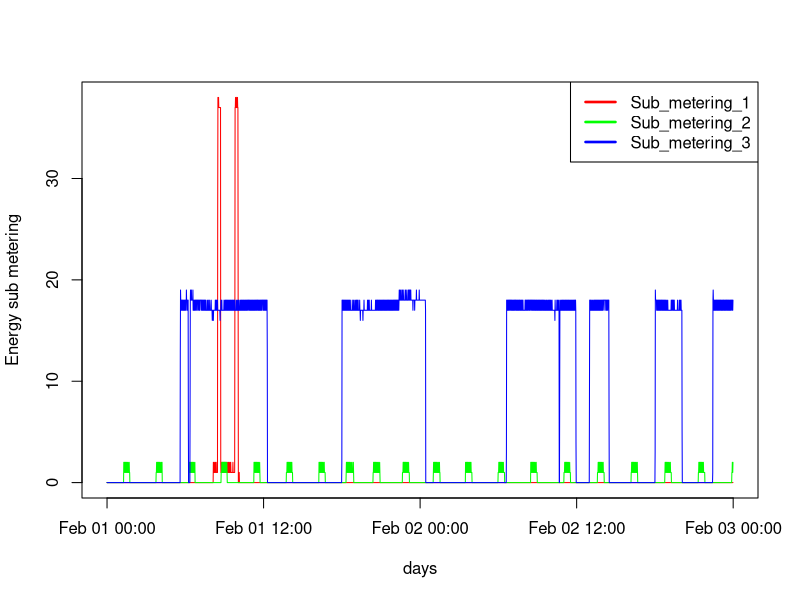

The R script that drew this image:
## I have already filtered the necesary data for two days
## days in spanish . . . sorry 

pc <- read.csv("household_power_consumption.csv", header=TRUE, sep=";", na.string="?", colClasses=c("character", "character", "numeric", "numeric", "numeric", "numeric", "numeric", "numeric", "numeric"))
pc <- within(pc, { timestamp=paste(format(as.Date(Date,format("%d/%m/%Y")),"%Y-%m-%d"),"T",Time, sep="") })
plot(strptime(pc$timestamp, "%Y-%m-%dT%H:%M:%S"),pc$Sub_metering_1, ylab="Energy sub metering", type="l", col='red', xlab="days")
lines(strptime(pc$timestamp, "%Y-%m-%dT%H:%M:%S"),pc$Sub_metering_2, col='green')
lines(strptime(pc$timestamp, "%Y-%m-%dT%H:%M:%S"),pc$Sub_metering_3, col='blue')
legend("topright",c("Sub_metering_1","Sub_metering_2", "Sub_metering_3"),lty=c(1,1,1),lwd=c(2.5,2.5,2.5),col=c("red","green","blue"))
## axis(1, at=1:6, lab=c("Thu","Thu","Thu","Fri","Fri","Sat"))
dev.copy(png, file="plot3.png")
dev.off()
